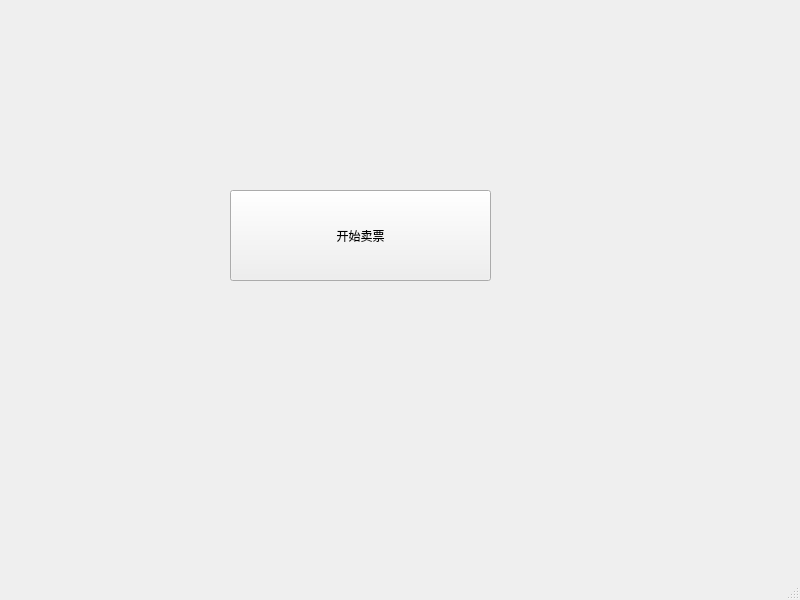
<?xml version="1.0" encoding="UTF-8"?>
<ui version="4.0">
 <class>MainWindow</class>
 <widget class="QMainWindow" name="MainWindow">
  <property name="geometry">
   <rect>
    <x>0</x>
    <y>0</y>
    <width>800</width>
    <height>600</height>
   </rect>
  </property>
  <property name="windowTitle">
   <string>MainWindow</string>
  </property>
  <widget class="QWidget" name="centralwidget">
   <widget class="QPushButton" name="pushButton">
    <property name="geometry">
     <rect>
      <x>230</x>
      <y>190</y>
      <width>261</width>
      <height>91</height>
     </rect>
    </property>
    <property name="text">
     <string>开始卖票</string>
    </property>
   </widget>
  </widget>
  <widget class="QMenuBar" name="menubar">
   <property name="geometry">
    <rect>
     <x>0</x>
     <y>0</y>
     <width>800</width>
     <height>26</height>
    </rect>
   </property>
  </widget>
  <widget class="QStatusBar" name="statusbar"/>
 </widget>
 <resources/>
 <connections/>
</ui>
